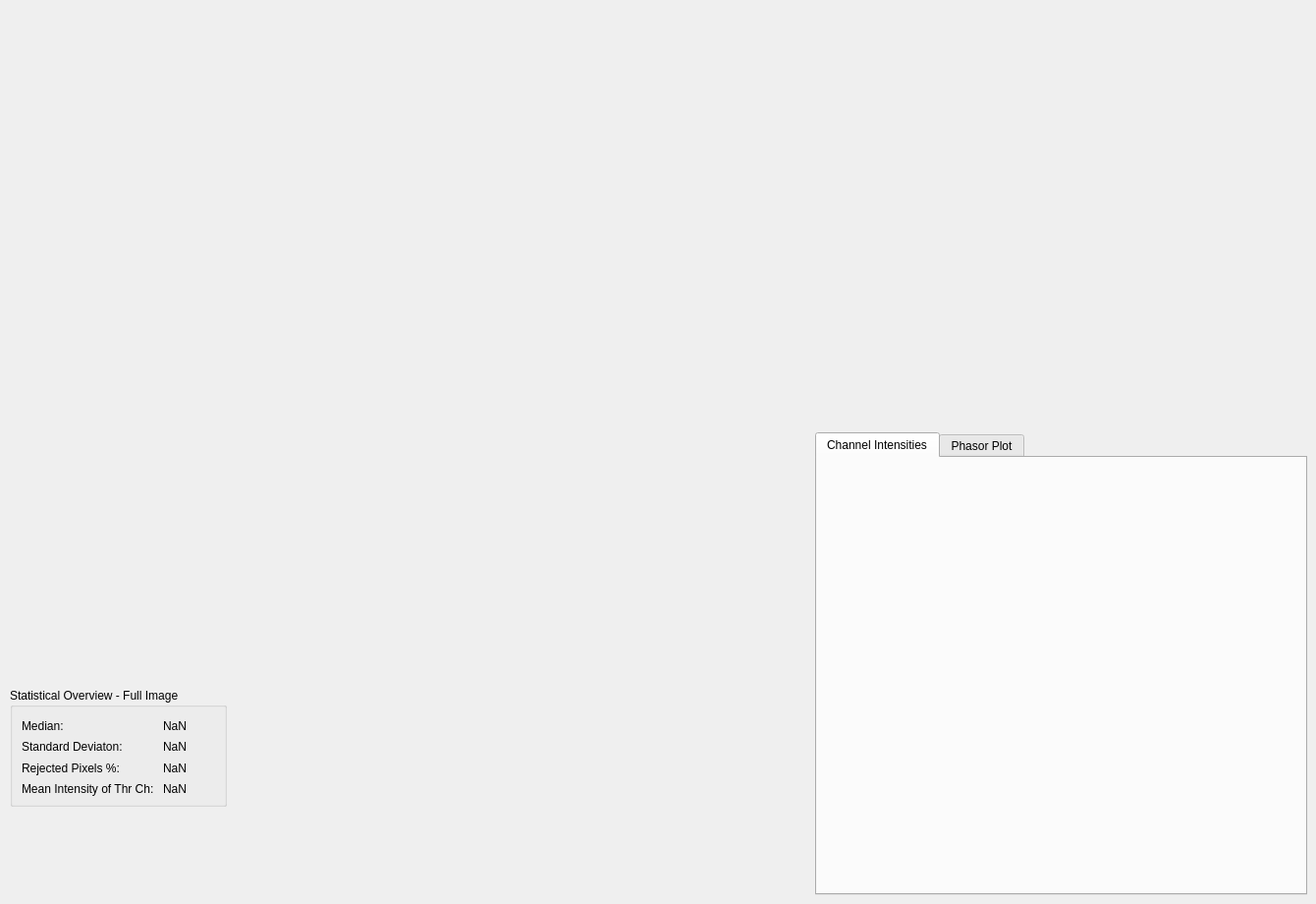
            <widget class="QWidget" name="tab_22">
             <attribute name="title">
              <string>Membrane</string>
             </attribute>
             <widget class="QWidget" name="MplWidget_3" native="true">
              <property name="geometry">
               <rect>
                <x>0</x>
                <y>0</y>
                <width>661</width>
                <height>661</height>
               </rect>
              </property>
             </widget>
             <widget class="QWidget" name="MplWidget_4" native="true">
              <property name="geometry">
               <rect>
                <x>830</x>
                <y>-10</y>
                <width>491</width>
                <height>451</height>
               </rect>
              </property>
              <property name="sizePolicy">
               <sizepolicy hsizetype="Maximum" vsizetype="Maximum">
                <horstretch>0</horstretch>
                <verstretch>0</verstretch>
               </sizepolicy>
              </property>
             </widget>
             <widget class="QTabWidget" name="tabWidget_4">
              <property name="geometry">
               <rect>
                <x>830</x>
                <y>440</y>
                <width>501</width>
                <height>471</height>
               </rect>
              </property>
              <property name="currentIndex">
               <number>0</number>
              </property>
              <widget class="QWidget" name="tab_6">
               <attribute name="title">
                <string>Channel Intensities</string>
               </attribute>
               <widget class="QWidget" name="MplWidget_7" native="true">
                <property name="geometry">
                 <rect>
                  <x>0</x>
                  <y>0</y>
                  <width>491</width>
                  <height>451</height>
                 </rect>
                </property>
               </widget>
              </widget>
              <widget class="QWidget" name="tab_10">
               <attribute name="title">
                <string>Phasor Plot</string>
               </attribute>
               <widget class="QWidget" name="MplWidget_6" native="true">
                <property name="geometry">
                 <rect>
                  <x>0</x>
                  <y>2</y>
                  <width>491</width>
                  <height>441</height>
                 </rect>
                </property>
               </widget>
              </widget>
             </widget>
             <widget class="QGroupBox" name="groupBox_17">
              <property name="geometry">
               <rect>
                <x>10</x>
                <y>700</y>
                <width>221</width>
                <height>121</height>
               </rect>
              </property>
              <property name="minimumSize">
               <size>
                <width>0</width>
                <height>121</height>
               </size>
              </property>
              <property name="title">
               <string>Statistical Overview - Full Image</string>
              </property>
              <layout class="QFormLayout" name="formLayout_4">
               <item row="0" column="0">
                <widget class="QLabel" name="label_51">
                 <property name="minimumSize">
                  <size>
                   <width>0</width>
                   <height>20</height>
                  </size>
                 </property>
                 <property name="text">
                  <string>Median:</string>
                 </property>
                </widget>
               </item>
               <item row="0" column="1">
                <widget class="QLabel" name="label_73">
                 <property name="minimumSize">
                  <size>
                   <width>0</width>
                   <height>20</height>
                  </size>
                 </property>
                 <property name="text">
                  <string>NaN</string>
                 </property>
                </widget>
               </item>
               <item row="1" column="0">
                <widget class="QLabel" name="label_44">
                 <property name="minimumSize">
                  <size>
                   <width>0</width>
                   <height>20</height>
                  </size>
                 </property>
                 <property name="text">
                  <string>Standard Deviaton:</string>
                 </property>
                </widget>
               </item>
               <item row="1" column="1">
                <widget class="QLabel" name="label_71">
                 <property name="minimumSize">
                  <size>
                   <width>0</width>
                   <height>20</height>
                  </size>
                 </property>
                 <property name="text">
                  <string>NaN</string>
                 </property>
                </widget>
               </item>
               <item row="2" column="0">
                <widget class="QLabel" name="label_45">
                 <property name="minimumSize">
                  <size>
                   <width>0</width>
                   <height>20</height>
                  </size>
                 </property>
                 <property name="text">
                  <string>Rejected Pixels %:</string>
                 </property>
                </widget>
               </item>
               <item row="2" column="1">
                <widget class="QLabel" name="label_76">
                 <property name="minimumSize">
                  <size>
                   <width>0</width>
                   <height>20</height>
                  </size>
                 </property>
                 <property name="text">
                  <string>NaN</string>
                 </property>
                </widget>
               </item>
               <item row="3" column="0">
                <widget class="QLabel" name="label_46">
                 <property name="minimumSize">
                  <size>
                   <width>0</width>
                   <height>20</height>
                  </size>
                 </property>
                 <property name="text">
                  <string>Mean Intensity of Thr Ch: </string>
                 </property>
                </widget>
               </item>
               <item row="3" column="1">
                <widget class="QLabel" name="label_69">
                 <property name="minimumSize">
                  <size>
                   <width>0</width>
                   <height>20</height>
                  </size>
                 </property>
                 <property name="text">
                  <string>NaN</string>
                 </property>
                </widget>
               </item>
              </layout>
             </widget>
            </widget>
